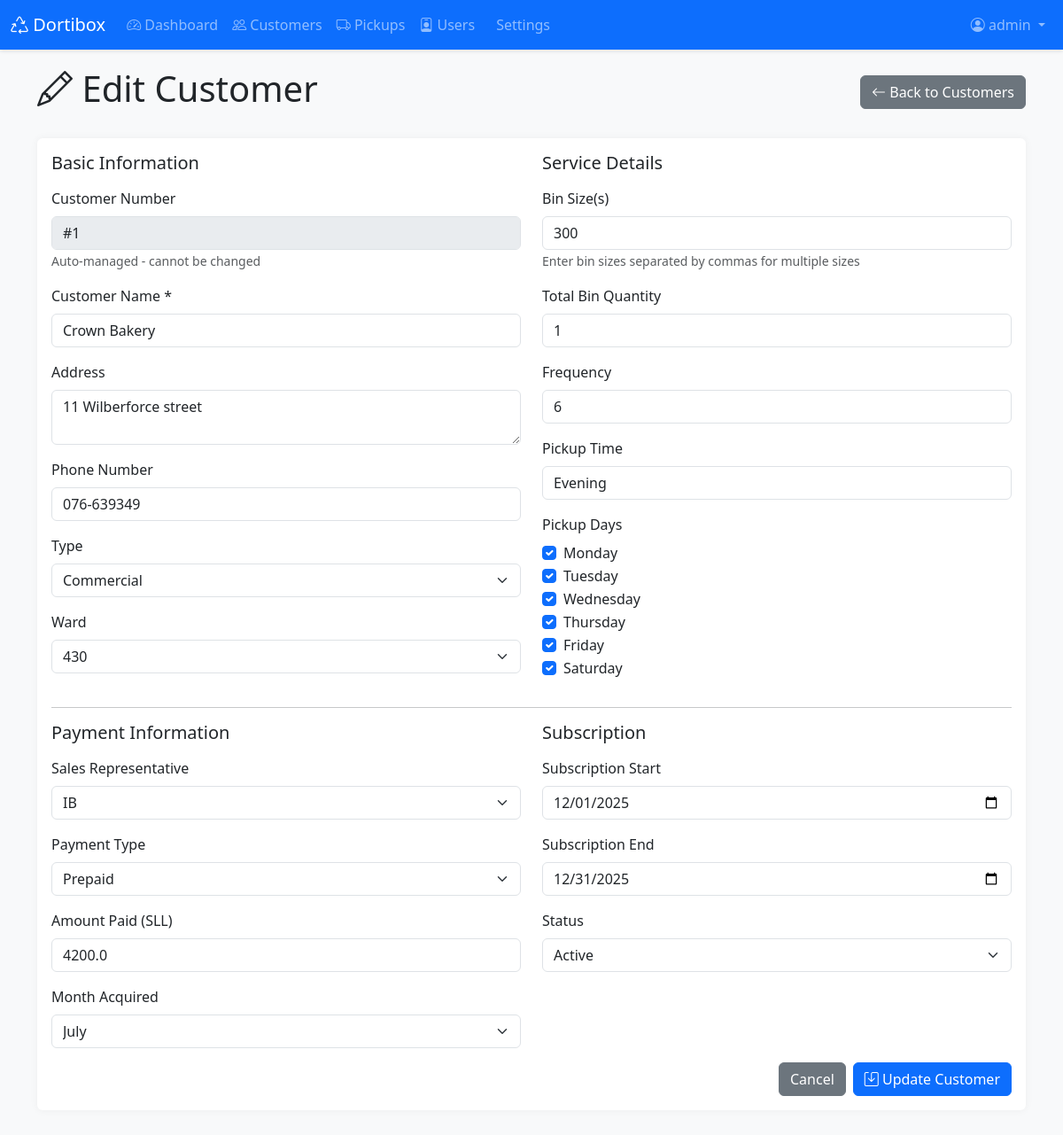
The page /admin/customers/edit/1 (signed in) on the database as committed earlier.
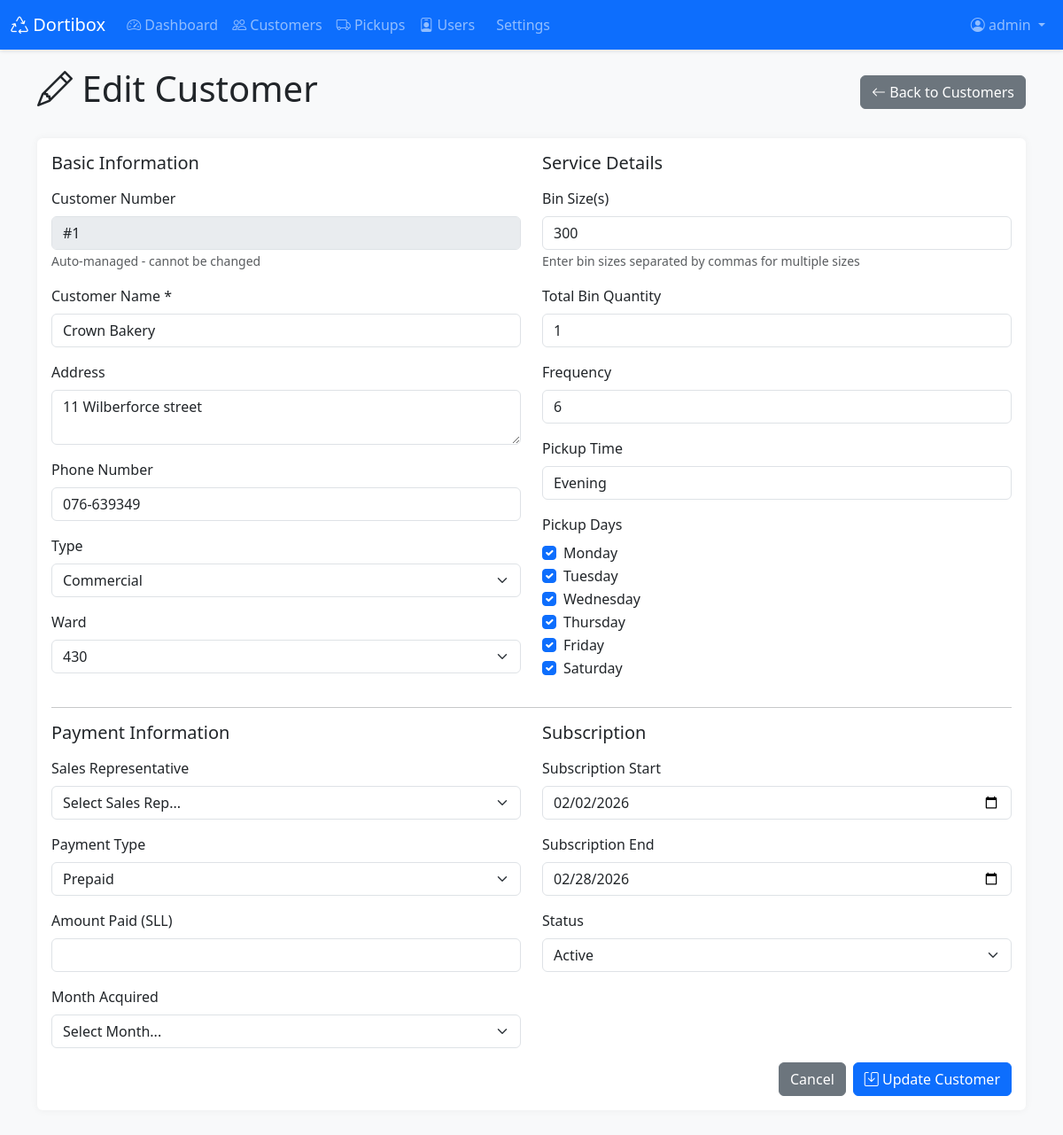
The same page on the database as committed later.
### app.py (models this page shows, shortened)
class Customer(db.Model):
    id = db.Column(db.Integer, primary_key=True)
    customer_number = db.Column(db.Integer)
    customer_name = db.Column(db.String(200), nullable=False)
    address = db.Column(db.String(300))
    phone_number = db.Column(db.String(50))
    type = db.Column(db.String(100))
    ward = db.Column(db.String(100))
    bin_size = db.Column(db.String(50))  # Now stores multiple sizes like "300L, 50L"
    bin_qty = db.Column(db.Integer)
    frequency = db.Column(db.String(50))
    time = db.Column(db.String(50))
    monday = db.Column(db.Integer, default=0)
    tuesday = db.Column(db.Integer, default=0)
    wednesday = db.Column(db.Integer, default=0)
    thursday = db.Column(db.Integer, default=0)
    friday = db.Column(db.Integer, default=0)
    saturday = db.Column(db.Integer, default=0)
    sales_rep = db.Column(db.String(100))
    payment_type = db.Column(db.String(100))
    subscription_start = db.Column(db.Date)
    subscription_end = db.Column(db.Date)
    active = db.Column(db.String(10))
    target_month_start = db.Column(db.Date)
    target_month_end = db.Column(db.Date)
    month_acquired = db.Column(db.String(50))
    amount_paid = db.Column(db.Float)
    pickups = db.relationship('Pickup', backref='customer', lazy=True, cascade='all, delete-orphan')

### app.py (the view, shortened to what this page needs)
@app.route('/admin/customers/edit/<int:id>', methods=['GET', 'POST'])
@admin_required
def edit_customer(id):
    customer = Customer.query.get_or_404(id)
    return render_template('edit_customer.html', customer=customer)

### app.py (called while the page is built)
@app.context_processor
def inject_now():
    return {
        'now': datetime.now,
        'abs': abs  # Add abs function
    }

def admin_required(f):
    @wraps(f)
    def decorated_function(*args, **kwargs):
        if 'user_id' not in session:
            flash('Please log in to access this page.', 'warning')
            return redirect(url_for('login'))
        user = User.query.get(session['user_id'])
        if user.role != 'admin':
            flash('You do not have permission to access this page.', 'danger')
            return redirect(url_for('dashboard'))
        return f(*args, **kwargs)
    return decorated_function

### templates/edit_customer.html (shortened to what the changed rows need)
{% extends "base.html" %}
{% block content %}
<div class="container">
    <div class="d-flex justify-content-between align-items-center mb-4">
        <h1><i class="bi bi-pencil"></i> Edit Customer</h1>
    </div>
    <div class="card">
        <div class="card-body">
            <form method="POST">
                <div class="row">
                    <div class="col-md-6">
                        <div class="mb-3">
                            <label class="form-label">Customer Number</label>
                            <input type="text" class="form-control" value="#{{ customer.customer_number }}" disabled>
                            <small class="text-muted">Auto-managed - cannot be changed</small>
                        </div>
                        <div class="mb-3">
                            <label for="customer_name" class="form-label">Customer Name *</label>
                            <input type="text" class="form-control" id="customer_name" name="customer_name"
                                   value="{{ customer.customer_name }}" required>
                        </div>
                        <div class="mb-3">
                            <label for="address" class="form-label">Address</label>
                            <textarea class="form-control" id="address" name="address" rows="2">{{ customer.address }}</textarea>
                        </div>
                        <div class="mb-3">
                            <label for="phone_number" class="form-label">Phone Number</label>
                            <input type="text" class="form-control" id="phone_number" name="phone_number"
                                   value="{{ customer.phone_number }}">
                        </div>
                        <div class="mb-3">
                            <label for="type" class="form-label">Type</label>
                            <select class="form-select" id="type" name="type">
                                <option value="Commercial" {% if customer.type == 'Commercial' %}selected{% endif %}>Commercial</option>
                            </select>
                        </div>
                        <div class="mb-3">
                            <label for="ward" class="form-label">Ward</label>
                            <select class="form-select" id="ward" name="ward">
                                <option value="430" {% if customer.ward == '430' %}selected{% endif %}>430</option>
                            </select>
                        </div>
                    </div>
                    <div class="col-md-6">
                        <div class="mb-3">
                            <label for="bin_size" class="form-label">Bin Size(s)</label>
                            <input type="text" class="form-control" id="bin_size" name="bin_size"
                                   value="{{ customer.bin_size }}"
                                   placeholder="e.g., 300L, 50L or 25L or Bulk Waste">
                            <small class="text-muted">Enter bin sizes separated by commas for multiple sizes</small>
                        </div>
                        <div class="mb-3">
                            <label for="bin_qty" class="form-label">Total Bin Quantity</label>
                            <input type="number" class="form-control" id="bin_qty" name="bin_qty"
                                   value="{{ customer.bin_qty }}" min="0">
                        </div>
                        <div class="mb-3">
                            <label for="frequency" class="form-label">Frequency</label>
                            <input type="text" class="form-control" id="frequency" name="frequency"
                                   value="{{ customer.frequency }}" placeholder="e.g., Daily, Weekly, Twice a week">
                        </div>
                        <div class="mb-3">
                            <label for="time" class="form-label">Pickup Time</label>
                            <input type="text" class="form-control" id="time" name="time"
                                   value="{{ customer.time }}" placeholder="e.g., 8:00 AM, Morning, Afternoon">
                        </div>
                        <div class="mb-3">
                            <div class="form-check">
                                <input class="form-check-input" type="checkbox" id="monday" name="monday"
                                       {% if customer.monday %}checked{% endif %}>
                                <label class="form-check-label" for="monday">Monday</label>
                            </div>
                            <div class="form-check">
                                <input class="form-check-input" type="checkbox" id="tuesday" name="tuesday"
                                       {% if customer.tuesday %}checked{% endif %}>
                                <label class="form-check-label" for="tuesday">Tuesday</label>
                            </div>
                            <div class="form-check">
                                <input class="form-check-input" type="checkbox" id="wednesday" name="wednesday"
                                       {% if customer.wednesday %}checked{% endif %}>
                                <label class="form-check-label" for="wednesday">Wednesday</label>
                            </div>
                            <div class="form-check">
                                <input class="form-check-input" type="checkbox" id="thursday" name="thursday"
                                       {% if customer.thursday %}checked{% endif %}>
                                <label class="form-check-label" for="thursday">Thursday</label>
                            </div>
                            <div class="form-check">
                                <input class="form-check-input" type="checkbox" id="friday" name="friday"
                                       {% if customer.friday %}checked{% endif %}>
                                <label class="form-check-label" for="friday">Friday</label>
                            </div>
                            <div class="form-check">
                                <input class="form-check-input" type="checkbox" id="saturday" name="saturday"
                                       {% if customer.saturday %}checked{% endif %}>
                                <label class="form-check-label" for="saturday">Saturday</label>
                            </div>
                        </div>
                    </div>
                </div>
                <div class="row">
                    <div class="col-md-6">
                        <div class="mb-3">
                            <label for="sales_rep" class="form-label">Sales Representative</label>
                            <select class="form-select" id="sales_rep" name="sales_rep">
                                <option value="">Select Sales Rep...</option>
                                <option value="IB" {% if customer.sales_rep == 'IB' %}selected{% endif %}>IB</option>
                            </select>
                        </div>
                        <div class="mb-3">
                            <label for="payment_type" class="form-label">Payment Type</label>
                            <select class="form-select" id="payment_type" name="payment_type">
                                <option value="Prepaid" {% if customer.payment_type == 'Prepaid' %}selected{% endif %}>Prepaid</option>
                            </select>
                        </div>
                        <div class="mb-3">
                            <label for="amount_paid" class="form-label">Amount Paid (SLL)</label>
                            <input type="number" step="0.01" class="form-control" id="amount_paid" name="amount_paid"
                                   value="{{ customer.amount_paid }}" min="0">
                        </div>
                        <div class="mb-3">
                            <label for="month_acquired" class="form-label">Month Acquired</label>
                            <select class="form-select" id="month_acquired" name="month_acquired">
                                <option value="">Select Month...</option>
                                <option value="July" {% if customer.month_acquired == 'July' %}selected{% endif %}>July</option>
                            </select>
                        </div>
                    </div>
                    <div class="col-md-6">
                        <div class="mb-3">
                            <label for="subscription_start" class="form-label">Subscription Start</label>
                            <input type="date" class="form-control" id="subscription_start" name="subscription_start"
                                   value="{% if customer.subscription_start %}{{ customer.subscription_start.strftime('%Y-%m-%d') }}{% endif %}">
                        </div>
                        <div class="mb-3">
                            <label for="subscription_end" class="form-label">Subscription End</label>
                            <input type="date" class="form-control" id="subscription_end" name="subscription_end"
                                   value="{% if customer.subscription_end %}{{ customer.subscription_end.strftime('%Y-%m-%d') }}{% endif %}">
                        </div>
                        <div class="mb-3">
                            <label for="active" class="form-label">Status</label>
                            <select class="form-select" id="active" name="active">
                                <option value="Yes" {% if customer.active in ['Yes', 'yes'] %}selected{% endif %}>Active</option>
                            </select>
                        </div>
                    </div>
                </div>
            </form>
        </div>
    </div>
</div>
{% endblock %}

Rows that differ between the two databases and show on the page:
changed Customer "Crown Bakery": amount_paid "4200.0" → (not shown); subscription_start "12/01/2025" → "02/02/2026"; subscription_end "12/31/2025" → "02/28/2026"; sales_rep "IB" → (not shown); month_acquired "July" → (not shown)
Other text that changed with them:
form field sales_rep: (not shown) → "Select Sales Rep..."
form field month_acquired: (not shown) → "Select Month..."
